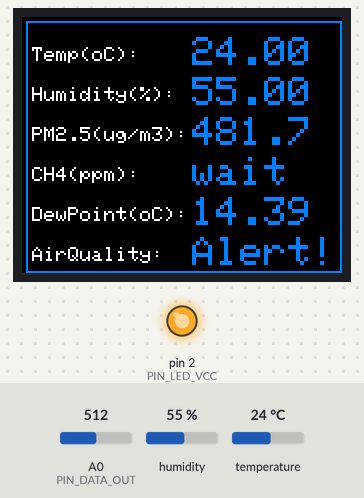
Recording of a sketch running on a simulated Arduino Uno, built with avr-gcc and run on an emulated ATmega328P. On the bench: 160×128 colour display, output pins drawn as LEDs (lit = HIGH). The test bench sets the inputs (shaded band); at power-on: A0 (PIN_DATA_OUT) = 512, humidity 55 %, temperature 24 °C. What the sketch prints to the serial monitor is not drawn.

Above: at 1.3 s.
1.4 s: A0 (PIN_DATA_OUT) set to 716
At 2.6 s:
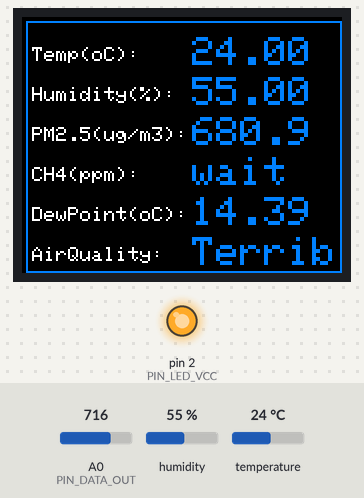
4.5 s: A0 (PIN_DATA_OUT) set to 289
At 5.8 s:
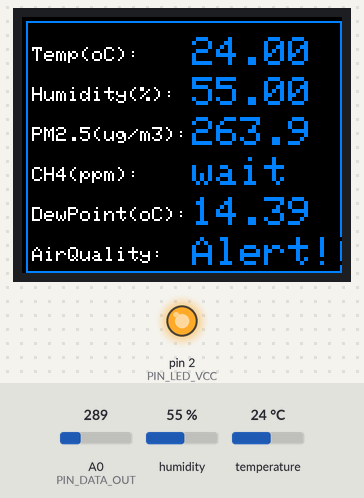
6.9 s: A0 (PIN_DATA_OUT) set to 262
At 8.0 s:
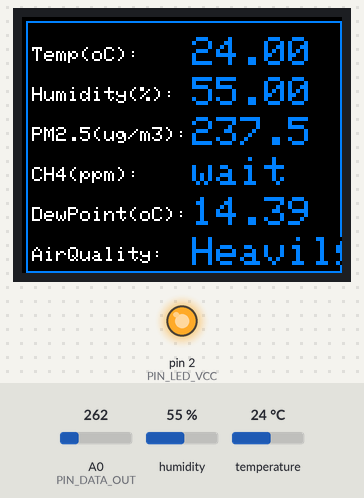
10.0 s: A0 (PIN_DATA_OUT) set to 184
At 11.3 s:
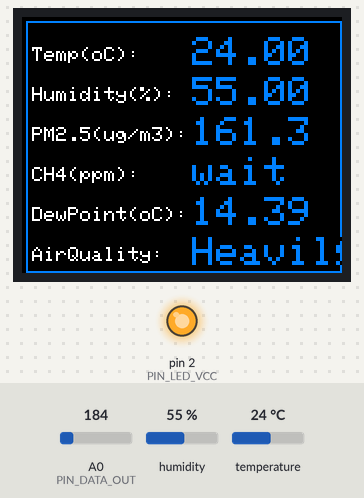
12.4 s: A0 (PIN_DATA_OUT) set to 155
At 13.4 s:
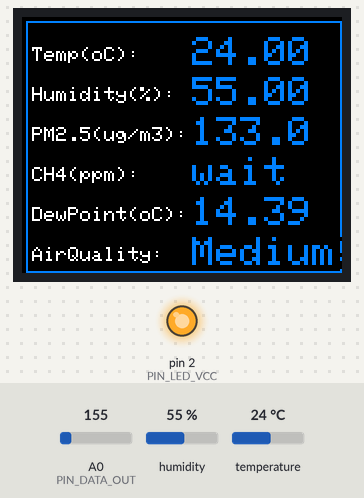
15.5 s: A0 (PIN_DATA_OUT) set to 144
At 16.7 s:
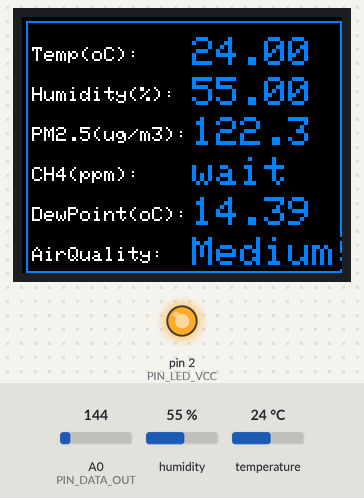
17.8 s: A0 (PIN_DATA_OUT) set to 131
Timing chart, 0 to 20.8 s (numbered marks = the images above; inputs shaded):
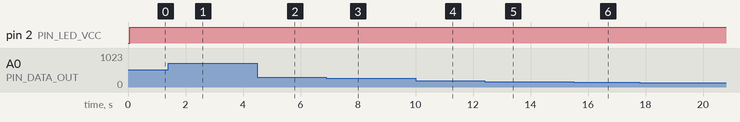

The sketch:

AirQualityDetector1.0.ino
```cpp
/**
  空气质量检测仪 beta 0.1.1 v
  Created by TsuiXh
  time: 2017/4/21 13:50
*/

/* Libraries */
#include <dht11.h>
#include <SPI.h>
#include <TFT.h>
#include "Timer.h"

/* 定义引脚部分 */

//彩色屏幕针脚 (MOSI -- pin11 SCLK -- pin13 as default)
#define cs 10
#define dc 9
#define rst 8

//PM2.5传感器驱动脚和数据脚
#define PIN_DATA_OUT A0     //连接空气质量传感器模拟量输出的IO口
#define PIN_LED_VCC 2     //空气质量传感器中为内部LED供电

//温湿度传感器数据脚
#define dhtDataPin 3

//甲醛传感器数据脚
#define msDataPin 1

/* 常量定义 */
const int DELAY_BEFORE_SAMPLING = 280;  //采样前等待时间
const int DELAY_AFTER_SAMPLING = 40;  //采样后等待时间
const int DELAY_LED_OFF = 9680;     //间隔时间

/* 创建实例 */
TFT screen = TFT(cs, dc, rst);  //创建TFT实例
dht11 DHT11;  //创建dht实例
Timer t;  //定时器实例

/* 全局变量 */
char temp[6]; //温度
char humidity[6];//湿度
char dust[6]; //灰尘浓度
char ch4[6];  //甲醛浓度
char dew[6];  //露点温度
char suggest[8];  //空气质量

//用于暂存各项数据的临时变量
float tTemp = 0;
float tHumidity = 0;
double tDustCon = 0;
double tCh4 = 0;
double tDew = 0;
int tAqi = 0;

boolean isCh4Ready = false;

void setup() {
  Serial.begin(9600);
  Serial.println("Air detector start !");
  dustSensorSetup();
  tftSetup();
  dataInit();
  t.after(1000*60*5, ch4Ready); //设置5分钟后开始从甲醛传感器中读取数据
}

void loop() {
  //更新屏幕数据
  tftUpdate();
  t.update();
  //临时变量
  String tempVal = String("");

  /*
    获取温湿度数据
  */
  int chk = DHT11.read(dhtDataPin);
  if (chk == DHTLIB_OK) {
    //获取温度
    tTemp = (float)DHT11.temperature;
    //获取湿度
    tHumidity = (float)DHT11.humidity;
    //获取露点温度
    tDew = dewPointFast(tTemp, tHumidity);
  }

  /*
    获取灰尘传感器数据
  */
  //获取灰尘浓度
  tDustCon = getDustDensity(getOutputV());
  //计算空气质量指数
  tAqi = getAQI(tDustCon);

  /*
    获取甲醛传感器的读数（因为要预热3-5分钟，这里设置为3分钟）
  */
  if (isCh4Ready)
  {
    tCh4 = getFormaldehydeConcentration(msDataPin);
    Serial.print("CH4 concentration(ppm): ");
    Serial.println(tCh4);
  }
  //屏幕闪烁
  delay(500);

  //擦除屏幕数据
  tftErase();

  //更新显示数据
  tempVal = String(tTemp);
  tempVal.toCharArray(temp, 6);

  tempVal = String(tHumidity, 6);
  tempVal.toCharArray(humidity, 6);

  tempVal = String(tDew);
  tempVal.toCharArray(dew, 6);

  tempVal = String(tDustCon);
  tempVal.toCharArray(dust, 6);
  tempVal = getGradeInfo(tAqi);
  tempVal.toCharArray(suggest, 8);

  if (isCh4Ready) {
    tempVal = String(tCh4);
    tempVal.toCharArray(ch4, 6);
  }
}

/* custom functions */

/* dht传感器函数 */
//摄氏度转华氏度
double fahrenheit(double celsius) {
  return 1.8 * celsius + 32;
}
//摄氏度转化为开氏温度
double kelvin(double celsius) {
  return celsius + 237.15;
}
//露点（在此温度时，空气饱和并产生露珠）
double dewPoint(double celsius, double humidity) {
  double A0 = 373.15 / (273.15 + celsius);
  double SUM = -7.90298 * (A0 - 1);
  SUM += 5.02808 * log10(A0);
  SUM += -1.3816e-7 * (pow(10, (11.344 * (1 - 1/A0))) - 1);
  SUM += 8.1328e-3 * (pow(10, (-3.49479) * (A0 - 1)) - 1);
  SUM += log10(1013.246);
  double VP = pow(10, SUM - 3) * humidity;
  double T = log(VP / 0.61078); //temp var
  return (241.88 * T) / (17.558 - T);
}
//快速计算露点：（5倍dewPoint）
double dewPointFast(double celsius, double humidity) {
  double a = 17.271;
  double b = 237.7;
  double temp = (a * celsius) / (b + celsius) + log(humidity / 100);
  double Td = (b * temp) / (a - temp);
  return Td;
}

/* 灰尘传感器函数 */
//读取输出电压
double getOutputV() {
  digitalWrite(PIN_LED_VCC, LOW);
  delayMicroseconds(DELAY_BEFORE_SAMPLING);
  double analogOutput = analogRead(PIN_DATA_OUT);
  delayMicroseconds(DELAY_AFTER_SAMPLING);
  digitalWrite(PIN_LED_VCC, HIGH);
  delayMicroseconds(DELAY_LED_OFF);
  //Genuino 模拟量读取值的范围为0-1023,一下划算为0-5V
  double outputV = analogOutput / 1024 * 5;
  return outputV;
}
//根据输出电压计算灰尘密度
double getDustDensity(double outputV) {
  //输出电压和灰尘密度换算公式：ug/m3 = 200*(Vout) - 200 + offset_value
  double ugm3 = outputV * 200 - 200 + 181.7;

  //去除检测不到的范围
  if (ugm3 < 0) {
    ugm3 = 0;
  }
  return ugm3;
}
//根据灰尘密度计算AQI（环境空气质量指数）
double getAQI(double ugm3) {
  double aqiL = 0;
  double aqiH = 0;
  double bpL = 0;
  double bpH = 0;
  double aqi = 0;
  //根据pm2.5和aqi对应关系分别计算aqi
  if (ugm3 >= 0 && ugm3 <= 35) {
    aqiL = 0;
    aqiH = 50;
    bpL = 0;
    bpH = 35;
  } else if (ugm3 > 35 && ugm3 <= 75) {
    aqiL = 50;
    aqiH = 100;
    bpL = 35;
    bpH = 75;
  } else if (ugm3 > 75 && ugm3 <= 115) {
    aqiL = 100;
    aqiH = 150;
    bpL = 75;
    bpH = 115;
  } else if (ugm3 > 115 && ugm3 <= 150) {
    aqiL = 150;
    aqiH = 200;
    bpL = 115;
    bpH = 150;
  } else if (ugm3 > 150 && ugm3 <= 250) {
    aqiL = 200;
    aqiH = 300;
    bpL = 150;
    bpH = 250;
  } else if (ugm3 > 250 && ugm3 <= 350) {
    aqiL = 300;
    aqiH = 400;
    bpL = 250;
    bpH = 350;
  } else if (ugm3 > 350) {
    aqiL = 400;
    aqiH = 500;
    bpL = 350;
    bpH = 500;
  }

  aqi = (aqiH - aqiL) / (bpH - bpL) * (ugm3 - bpL) + aqiL;
  return aqi;
}
//根据AQI获取级别描述
String getGradeInfo(double aqi) {
  String gradeInfo;
  if (aqi > 0 && aqi <= 50) {
    gradeInfo = String("Perfect");
  } else if (aqi > 50 && aqi <= 100) {
    gradeInfo = String("Good");
  } else if (aqi > 100 && aqi <= 150) {
    gradeInfo = String("Mild");
  } else if (aqi > 150 && aqi <= 200) {
    gradeInfo = String("Medium");
  } else if (aqi > 200 && aqi <= 300) {
    gradeInfo = String("Heavily");
  } else if (aqi > 300 && aqi <= 500) {
    gradeInfo = String("Alert!");
  } else {
    gradeInfo = String("Terrible");
  }
  return gradeInfo;
}
//灰尘传感器初始化函数
void dustSensorSetup() {
  pinMode(PIN_DATA_OUT, INPUT);
  pinMode(PIN_LED_VCC, OUTPUT);
}

/* TFT 屏幕函数 */
//初始化显示信息
void tftSetup() {
  screen.begin();
  screen.background(0, 0, 0);
  screen.stroke(0, 130, 255);
  screen.rect(2,2,158,126);
  screen.stroke(255,255,255);
  screen.setTextSize(1);
  screen.text("Temp(oC):",5,15);
  screen.text("Humidity(%):", 5,35);
  screen.text("PM2.5(ug/m3):", 5, 55);
  screen.text("CH4(ppm):", 5, 75);
  screen.text("DewPoint(oC):", 5, 95);
  screen.text("AirQuality:", 5, 115);
}
//更新屏幕内容
void tftUpdate() {
  screen.stroke(0, 130, 255);
  screen.setTextSize(2);
  //温度
  screen.text(temp, 85, 10);
  //湿度
  screen.text(humidity, 85, 30);
  //灰尘浓度
  screen.text(dust, 85, 50);
  //甲醛
  screen.text(ch4, 85, 70);
  //dew
  screen.text(dew, 85, 90);
  //suggest
  screen.text(suggest, 85, 110);
}
//擦除显示内容为下次内容更新做准备
void tftErase() {
  screen.stroke(0, 0, 0);
  screen.text(temp, 85, 10);
  screen.text(humidity, 85, 30);
  screen.text(dust, 85, 50);
  screen.text(ch4, 85, 70);
  screen.text(dew, 85, 90);
  screen.text(suggest, 85, 110);
}

/* 第一次未获得数据时的数据初始化 */
void dataInit() {
  String val = String("unknow");
  val.toCharArray(temp, 6);
  val.toCharArray(humidity, 6);
  val.toCharArray(dust, 6);
  val.toCharArray(dew, 6);
  val.toCharArray(suggest, 8);
  val = String("wait");
  val.toCharArray(ch4, 6);
}

/* 甲醛传感器函数 */
//预热结束后将状态变化为Ready状态
void ch4Ready() {
  isCh4Ready = true;
}
//读取数据
double getFormaldehydeConcentration(int sensorPin) {
  //wait before inquery
  delay(5);
  //读取模拟量输入
  int val = analogRead(sensorPin);
  Serial.print("Output Voltage (V):");
  Serial.println(val);
  //转换电压
  double voltage = val * (5 / 1023);
  //根据电压计算甲醛浓度
  double logTemp = (-2.631) + 1.528 * voltage + (-0.125) * voltage * voltage;
  //返回浓度值
  double ppm = pow(10, logTemp);
  Serial.print("ppm:");
  Serial.println(ppm);
  return ppm;
}
```

Measured:
- the behaviour switches between 276 and 275 on A0 (PIN_DATA_OUT) (found by bisection; images 2 and 3)
- the behaviour switches between 174 and 173 on A0 (PIN_DATA_OUT) (found by bisection; images 4 and 5)
- after the input at 1.4 s, the display: first differs from a run without the input after 0.84 s (image 1)
- after the input at 4.5 s, the display: first differs from a run without the input after 0.99 s (image 2)
- after the input at 6.9 s, the display: first differs from a run without the input after 0.76 s (image 3)
- after the input at 10.0 s, the display: first differs from a run without the input after 0.91 s (image 4)
- after the input at 12.4 s, the display: first differs from a run without the input after 0.68 s (image 5)
- after the input at 15.5 s, the display: first differs from a run without the input after 0.83 s (image 6)
